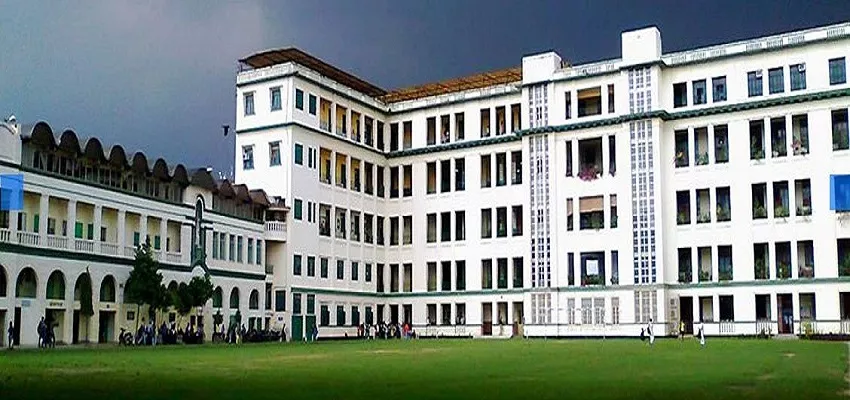
#> input picture OpenCV/just_playing/xav_1.jpg, 850 x 400 px
$ python feature_matcher.py   (older library calls are emulated)
#> lines starting #> are read from the running program, lines starting #| are printed output that depends on the picture
import numpy as np
import cv2
from matplotlib import pyplot as plt

img1 = cv2.imread('xav_1.jpg',0)          # queryImage
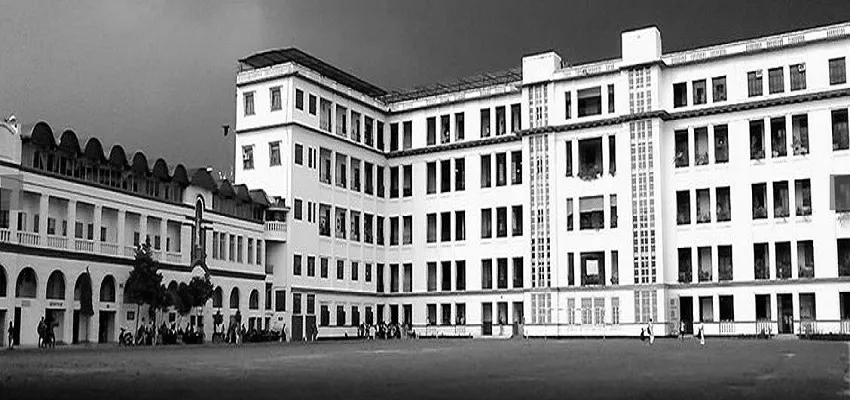
#> img1: shape (400, 850); min 0, max 255, mean 129.6
img2 = cv2.imread('xav_2.jpg',0) # trainImage
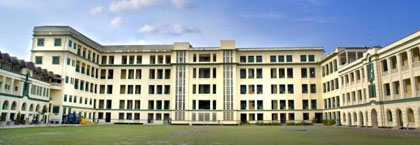
#> input picture OpenCV/just_playing/xav_2.jpg, 420 x 145 px
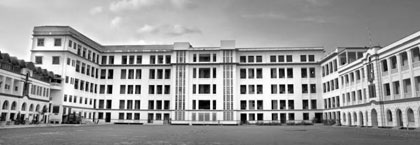
#> img2: shape (145, 420); min 0, max 255, mean 153

# Initiate SIFT detector
sift = cv2.SIFT()

# find the keypoints and descriptors with SIFT
kp1, des1 = sift.detectAndCompute(img1,None)
#> kp1 = 3707 keypoints; strongest (x, y, size): (548, 263, 2), (548, 248, 2.3), (533, 248, 2.4), (533, 270, 2.5)
kp2, des2 = sift.detectAndCompute(img2,None)
#> kp2 = 979 keypoints; strongest (x, y, size): (214, 102, 2.5), (214, 86, 2.5), (109, 102, 3.4), (260, 103, 3.9)

# BFMatcher with default params
bf = cv2.BFMatcher()
matches = bf.knnMatch(des1,des2, k=2)
#> matches = 3707 matches

# Apply ratio test
good = []
for m,n in matches:
    if m.distance < 0.75*n.distance:
        good.append([m])
#> after the loop, good = 163 matches

# cv2.drawMatchesKnn expects list of lists as matches.
#> (the run stopped early here; a loop or call above may not have finished)
